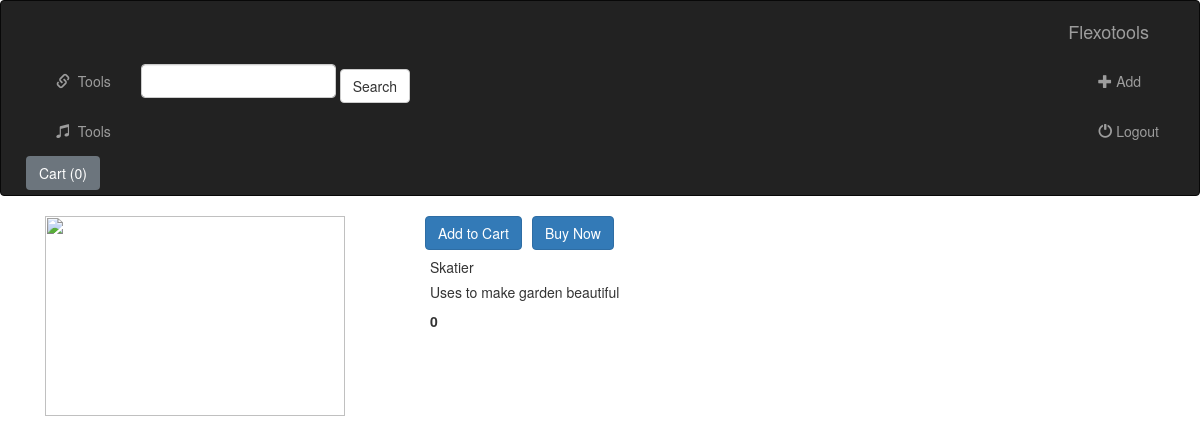
The page /shopping/product/1 on the database its author committed.
### shopping/models.py (models this page shows)
class Product(models.Model):
    product_id = models.AutoField
    product_name = models.CharField(max_length=50)
    category = models.CharField(max_length=50, default='')
    subcategory = models.CharField(max_length=50, default='')
    price = models.IntegerField(default=0)
    description = models.CharField(max_length=500)
    pub_date = models.DateField()
    def __str__(self):
        return self.product_name

### shopping/views.py (the view)
# urls.py: path('product/<int:myid>', views.product, name='index-product'),
def product(request, myid):
    product = Product.objects.filter(id=myid)
    print(product)
    return render(request, 'shopping/product.html',{'product': product[0]})

### shopping/templates/shopping/product.html (shortened to what this page needs)
{% extends 'shopping/base.html' %}
{% block body %}
<div class="container my-4">
    <div class="col-md-4">
        <div class="row">
            <img src="https://images-na.ssl-images-amazon.com/images/I/714MP32ETDL._SX679_.jpg" alt="" width="300" height="200">
        </div>
    </div>
        <div class="row">
            <button class="btn btn-primary mx-3">Add to Cart</button>
            <button class="btn btn-primary" >Buy Now</button>
        </div>
    <div class="col-md-8">
        <h5>{{ product.product_name }}</h5>
        <h5>{{ product.description }}</h5>
        <b><p>{{ product.price }}</p></b>
    </div>
</div>
{% endblock %}

### rows shown on the page
Product: product_name "Skatier", description "Uses to make garden beautiful", price "0"
